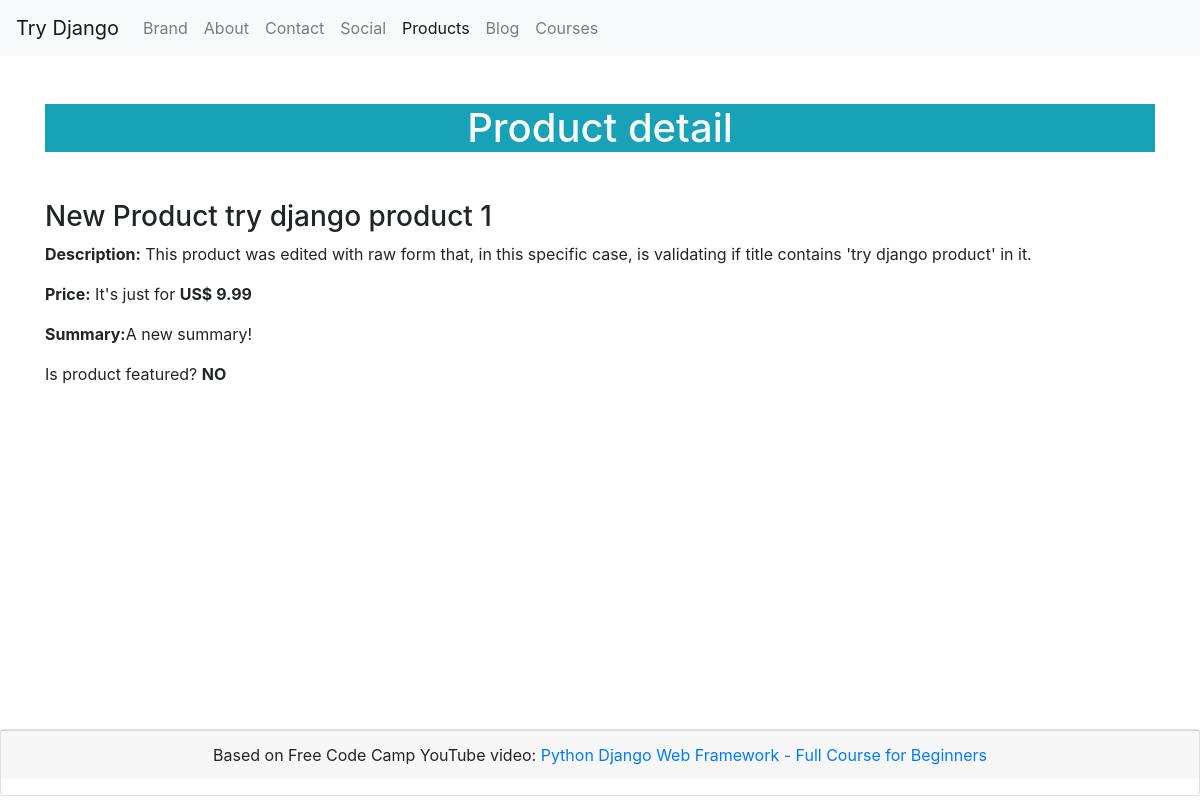
The page /products/1/ on the database its author committed.
### products/models.py (models this page shows, shortened)
class Product(models.Model):
    title       = models.CharField(max_length=120)
    description = models.TextField(blank=True, null=True)
    price       = models.DecimalField(max_digits=10000, decimal_places=2)
    summary     = models.TextField()
    featured    = models.BooleanField()
    def __str__(self):
        return self.title
    def is_featured(self):
        return 'yes' if self.featured else 'no'

### products/views.py (the view)
# urls.py: path('<int:product_id>/', product_detail_view, name='product_detail'),
def product_detail_view(request, product_id):
    product = get_object_or_404(Product, id=product_id)
    context = {
        'product': product
    }
    return render(request, 'product_detail.html', context)

### pages/templatetags/helpers.py (called while the page is built)
@register.simple_tag
def link_is_active(request, url):
    is_home_url = request.path == '/' and request.path == url
    has_same_parent = url.split('/')[1] == request.path.split('/')[1]
    if is_home_url:
        return 'active'
    if has_same_parent:
        return 'active'
    return ''

### products/templates/product_detail.html (shortened to what this page needs)
{% extends 'base.html' %}
{% block content %}
<h1 class="text-center text-light bg-info my-5">Product detail</h1>
<h3>{{product}}</h3>
<p>
    <strong>Description:</strong>
    {% if product.description %}
    {{product.description}}
    {% else %}
    it's comming soon!
    {% endif %}
</p>
<p><strong>Price:</strong> It's just for <strong>US$ {{product.price}}</strong></p>
<p><strong>Summary:</strong>{{product.summary}}</p>
<p>Is product featured? <strong>{{ product.is_featured|upper }}</strong></p>
{% endblock content %}

### rows shown on the page
Product: title "New Product try django product 1", description "This product was edited with raw form that, in this specific case, is validating if title contains 'try django product' in it.", price "9.99", summary "A new summary!", is_featured "NO"
